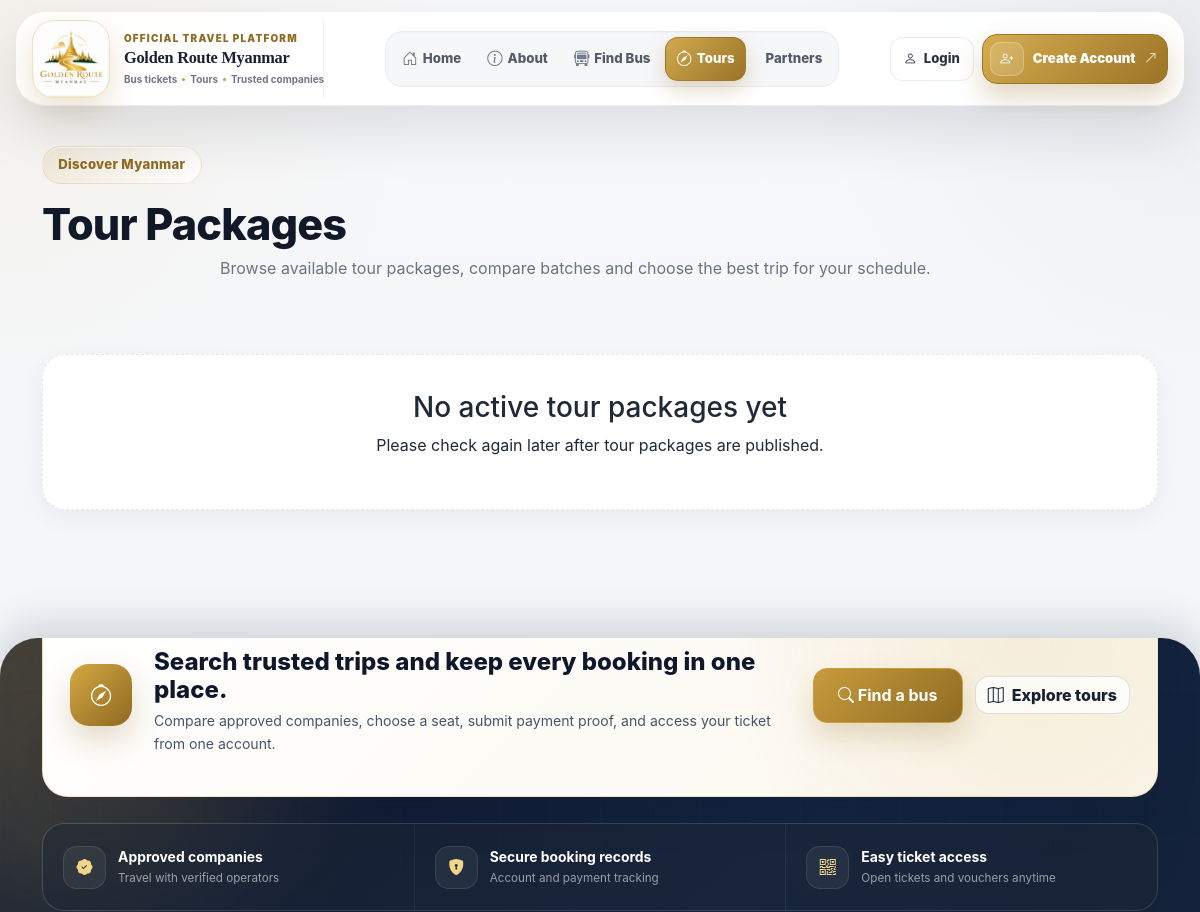
/tours.php (upper part), run on an earlier commit of the app's database.
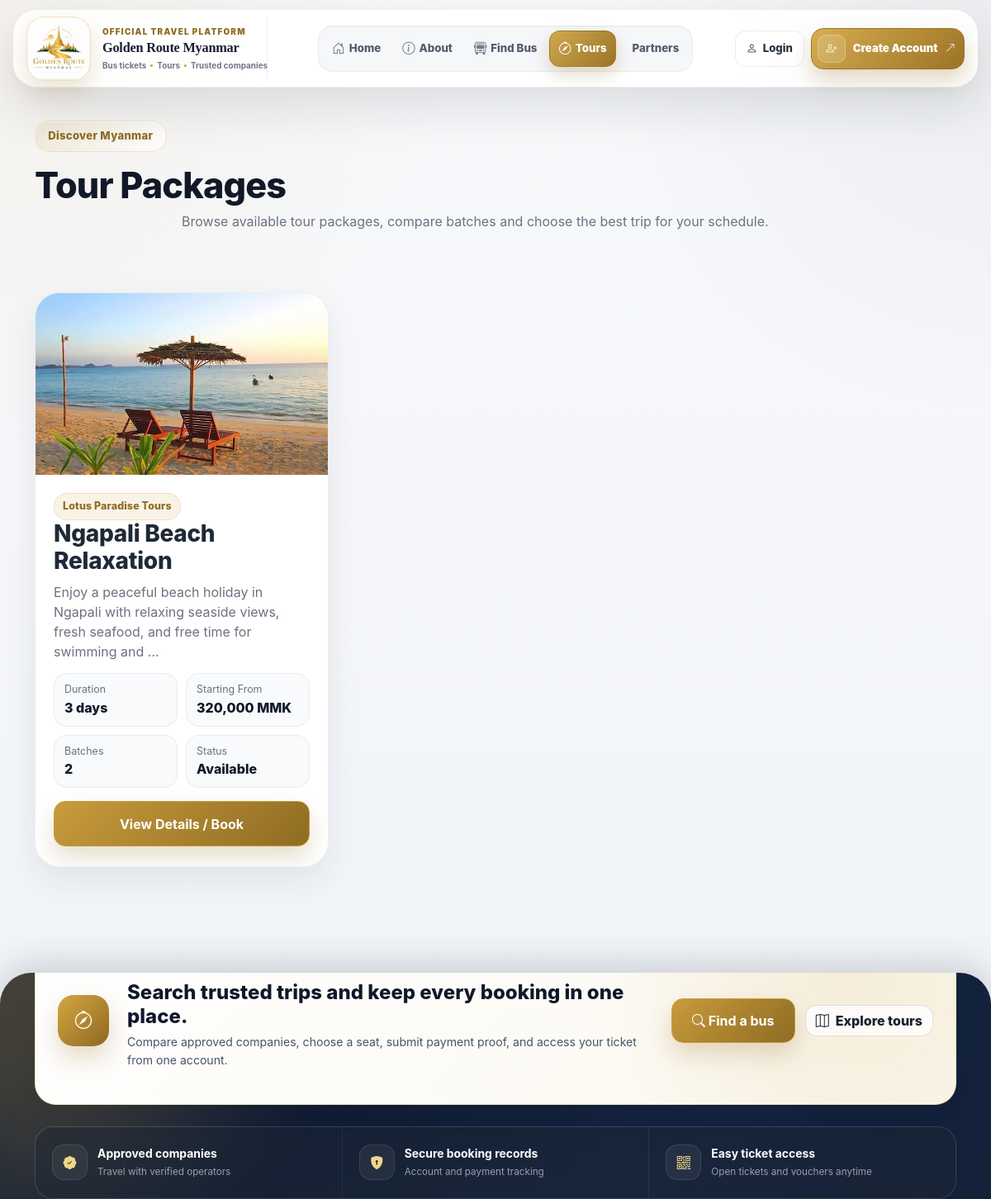
And on a later commit of the database.
### tables this page shows
CREATE TABLE `tour_packages` (
  `id` bigint(20) UNSIGNED NOT NULL,
  `company_id` bigint(20) UNSIGNED NOT NULL,
  `title` varchar(180) NOT NULL,
  `description` text DEFAULT NULL,
  `price` decimal(12,2) NOT NULL DEFAULT 0.00,
  `duration_days` int(10) UNSIGNED NOT NULL DEFAULT 1,
  `hotel_info` text DEFAULT NULL,
  `transport_info` text DEFAULT NULL,
  `route_info` text DEFAULT NULL,
  `itinerary` longtext DEFAULT NULL,
  `included_services` longtext DEFAULT NULL,
  `excluded_services` longtext DEFAULT NULL,
  `cover_image` varchar(255) DEFAULT NULL,
  `status` enum('draft','active','inactive') NOT NULL DEFAULT 'draft',
  `created_at` timestamp NOT NULL DEFAULT current_timestamp(),
  `updated_at` timestamp NOT NULL DEFAULT current_timestamp() ON UPDATE current_timestamp()
);

CREATE TABLE `companies` (
  `id` bigint(20) UNSIGNED NOT NULL,
  `name` varchar(150) NOT NULL,
  `company_type` enum('bus_company','tour_operator','both') NOT NULL DEFAULT 'bus_company',
  `license` varchar(100) DEFAULT NULL,
  `phone` varchar(30) DEFAULT NULL,
  `email` varchar(150) DEFAULT NULL,
  `address` varchar(255) DEFAULT NULL,
  `description` text DEFAULT NULL,
  `logo` varchar(255) DEFAULT NULL,
  `status` enum('pending','approved','rejected','suspended') NOT NULL DEFAULT 'pending',
  `approved_at` datetime DEFAULT NULL,
  `created_at` timestamp NOT NULL DEFAULT current_timestamp(),
  `updated_at` timestamp NOT NULL DEFAULT current_timestamp() ON UPDATE current_timestamp()
);

### includes/tour_booking_helper.php (called while the page is built, shortened)
<?php
function tour_booking_table_column_exists(mysqli $conn, string $table, string $column): bool
{
    $sql = "
        SELECT 1
        FROM information_schema.COLUMNS
        WHERE TABLE_SCHEMA = DATABASE()
          AND TABLE_NAME = ?
          AND COLUMN_NAME = ?
        LIMIT 1
    ";
    $stmt = $conn->prepare($sql);
    $stmt->bind_param('ss', $table, $column);
    $stmt->execute();
    $result = $stmt->get_result();
    $exists = $result && $result->num_rows > 0;
    return $exists;
}
function tour_booking_get_batch_package_column(mysqli $conn): string
{
    if (tour_booking_table_column_exists($conn, 'tour_batches', 'tour_package_id')) {
        return 'tour_package_id';
    }
    return 'tour_package_id';
}
function fetch_public_tour_packages(mysqli $conn): array
{
    $packageColumn = tour_booking_get_batch_package_column($conn);
    $sql = "
        SELECT
            tp.*,
            c.name AS company_name,
            (
                SELECT COUNT(*)
                FROM tour_batches tb
                WHERE tb.{$packageColumn} = tp.id
                  AND tb.status IN ('open', 'active')
                  AND tb.end_date >= CURDATE()
                  AND tb.capacity > tb.booked_count
            ) AS total_batches,
            (
                SELECT MIN(tb.price)
                FROM tour_batches tb
                WHERE tb.{$packageColumn} = tp.id
                  AND tb.status IN ('open', 'active')
                  AND tb.end_date >= CURDATE()
                  AND tb.capacity > tb.booked_count
            ) AS min_batch_price
        FROM tour_packages tp
        INNER JOIN companies c ON c.id = tp.company_id
        WHERE tp.status = 'active'
          AND c.status = 'approved'
          AND c.company_type IN ('tour_operator', 'both')
          AND EXISTS (
                SELECT 1
                FROM tour_batches tb
                WHERE tb.{$packageColumn} = tp.id
                  AND tb.status IN ('open', 'active')
                  AND tb.end_date >= CURDATE()
                  AND tb.capacity > tb.booked_count
          )
        ORDER BY tp.id DESC
    ";
    $stmt = $conn->prepare($sql);
    $stmt->execute();
    $result = $stmt->get_result();
    $rows = [];
    while ($row = $result->fetch_assoc()) {
        $rows[] = $row;
    }
    return $rows;
}
?>

### includes/auth.php (called while the page is built, shortened)
<?php
function e($value)
{
    return htmlspecialchars((string)$value, ENT_QUOTES, 'UTF-8');
}

### tours.php (the view, shortened to what the changed rows need)
<?php
require_once __DIR__ . '/includes/auth.php';
require_once __DIR__ . '/includes/db.php';
require_once __DIR__ . '/includes/tour_booking_helper.php';
if (!function_exists('mbtb_excerpt')) {
    function mbtb_excerpt(string $text, int $limit = 120): string
    {
        $text = trim(strip_tags($text));
        if (function_exists('mb_strimwidth')) {
            return mb_strimwidth($text, 0, $limit, '...');
        }
        return strlen($text) > $limit ? substr($text, 0, $limit) . '...' : $text;
    }
}
$conn = getDBConnection();
$packages = [];
try {
    $packages = fetch_public_tour_packages($conn);
} catch (Throwable $e) {
    die('Tour load error: ' . $e->getMessage());
}
require_once __DIR__ . '/includes/header.php';
?>
<section class="page-hero page-hero-sm">
    <div class="container">
        <div class="page-hero-content">
            <h1 class="page-title">Tour Packages</h1>
        </div>
    </div>
</section>
<div class="container py-5">
    <?php if (empty($packages)): ?>
        <div class="empty-state-card">
            <h3>No active tour packages yet</h3>
            <p>Please check again later after tour packages are published.</p>
        </div>
    <?php else: ?>
        <div class="row g-4">
            <?php foreach ($packages as $package): ?>
                <div class="col-md-6 col-xl-4">
                    <div class="tour-card h-100">
                        <div class="tour-card-media">
                            <?php if (!empty($package['cover_image'])): ?>
                                <img
                                    src="<?php echo BASE_URL . ltrim((string)$package['cover_image'], '/'); ?>"
                                    alt="<?php echo e($package['title']); ?>"
                                    class="tour-card-image"
                                >
                            <?php else: ?>
                                <div class="tour-card-image tour-card-placeholder">
                                    <span><?php echo e($package['title']); ?></span>
                                </div>
                            <?php endif; ?>
                        </div>
                        <div class="tour-card-body">
                            <div class="tour-card-top">
                                <span class="soft-badge"><?php echo e($package['company_name'] ?? 'Tour Company'); ?></span>
                                <h3 class="tour-card-title"><?php echo e($package['title'] ?? 'Untitled Package'); ?></h3>
                                <p class="tour-card-text">
                                    <?php echo e(mbtb_excerpt((string)($package['description'] ?? ''), 120)); ?>
                                </p>
                            </div>
                            <div class="tour-meta-grid">
                                <div class="tour-meta-item">
                                    <span class="meta-label">Duration</span>
                                    <strong><?php echo (int)($package['duration_days'] ?? 0); ?> days</strong>
                                </div>
                                <div class="tour-meta-item">
                                    <span class="meta-label">Starting From</span>
                                    <strong>
                                        <?php
                                        $displayPrice = isset($package['min_batch_price']) && $package['min_batch_price'] !== null
                                            ? (float)$package['min_batch_price']
                                            : (float)($package['price'] ?? 0);
                                        echo number_format($displayPrice, 0);
                                        ?> MMK
                                    </strong>
                                </div>
                                <div class="tour-meta-item">
                                    <span class="meta-label">Batches</span>
                                    <strong><?php echo (int)($package['total_batches'] ?? 0); ?></strong>
                                </div>
                                <div class="tour-meta-item">
                                    <span class="meta-label">Status</span>
                                    <strong>Available</strong>
                                </div>
                            </div>
                            <a href="<?php echo BASE_URL; ?>tour_package.php?package_id=<?php echo (int)($package['id'] ?? 0); ?>" class="btn btn-brand w-100 mt-3">
                                View Details / Book
                            </a>
                        </div>
                    </div>
                </div>
            <?php endforeach; ?>
        </div>
    <?php endif; ?>
</div>
<?php require_once __DIR__ . '/includes/footer.php'; ?>

What changed in the data, as far as the page shows it:
added tour_packages: cover_image (picture), company.name "Lotus Paradise Tours", title "Ngapali Beach Relaxation", description "Enjoy a peaceful beach holiday in Ngapali with relaxing seaside views, fresh seafood, and free time for swimming and ...", duration_days "3", displayPrice "320,000", total_batches "2"
Also different on the page:
text no longer shown: "No active tour packages yet Please check again later after tour packages are published."
